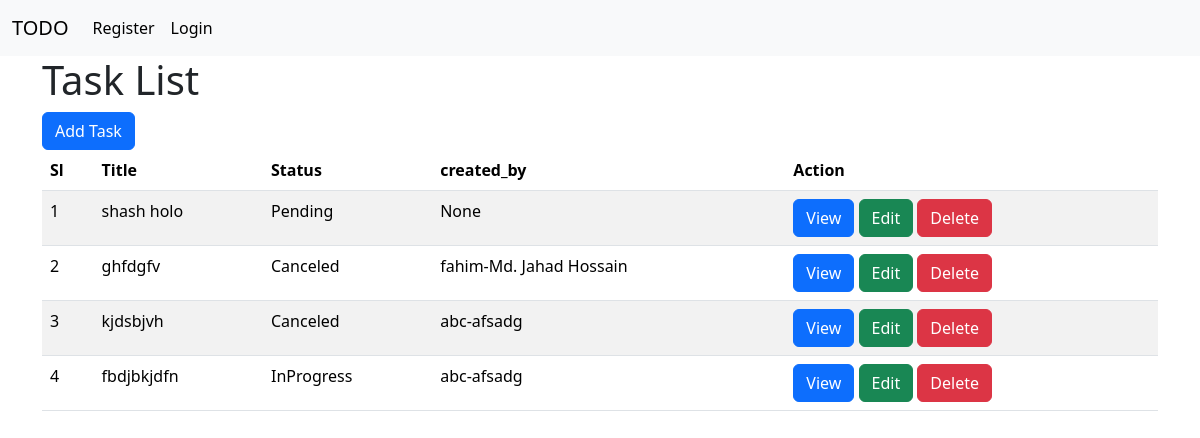
The app's page /TaskPage/ with its own data.
### tasks/models.py (models this page shows, shortened)
class  TaskModel(models.Model):
    STATUS=[
        ('Pending','Pending'),
        ('InProgress','InProgress'),
        ('Completed','Completed'),
        ('Canceled','Canceled'),
    ]
    title=models.CharField(max_length=100, null=True)
    description=models.TextField(null=True)
    status=models.CharField(max_length=30, choices=STATUS, null=True)
    due_date=models.DateField(null=True)
    created_at=models.DateField(auto_now_add=True, null=True)
    updated_at=models.DateField(auto_now=True,null=True)
    created_by=models.ForeignKey(CustomInfoModel,on_delete=models.CASCADE ,null=True)

class CustomInfoModel(AbstractUser):
    fullname=models.CharField(max_length=100,null=True)
    def __str__(self):
        return f'{self.username}-{self.fullname}'

### tasks/views.py (the view)
# urls.py: path('TaskPage/',task_page,name='task_list'),
def task_page(request):
    task_data=TaskModel.objects.all()
    context={
        'task_data':task_data
    }
    return render(request, 'task-list.html',context)

### tasks/templates/task-list.html (shortened to what this page needs)
{% extends 'master/base.html' %}
{% block body %}
<h1>Task List</h1>
<a href="{% url 'add_task' %}" class="btn btn-primary">Add Task</a>
<table class="table table-striped">
    <thead>
    <tr>
        <th>Sl</th>
        <th>Title</th>
        <th>Status</th>
        <th>created_by</th>
        <th>Action</th>
    </tr>
    </thead>
    <tbody>
          {% for task in task_data %}
        <tr>
            <td>{{forloop.counter}}</td>
            <td>{{task.title}}</td>
            <td>{{task.status}}</td>
            <td>{{task.created_by}}</td>
            <td>
                <a class="btn btn-primary" href="{% url 'view_task' task.id %}">View</a>
                <a class="btn btn-success" href="{% url 'update_task' task.id %}">Edit</a>
                <a class="btn btn-danger" href="{% url 'delete_task' task.id %}">Delete</a>
            </td>
        </tr>
          {% endfor %}
    </tbody>
</table>
{% endblock body %}

### tasks/templates/master/base.html (shortened to what this page needs)
<!doctype html>
<html lang="en">
  <head>
    <link href="https://cdn.jsdelivr.net/npm/bootstrap@5.3.8/dist/css/bootstrap.min.css" rel="stylesheet">
  </head>
  <body>
        {% include 'master/nav.html' %}
        <div class="container">
            {% block body %}
            {% endblock body %}
            </div>
  </body>
</html>

### tasks/templates/master/nav.html (shortened to what this page needs)
<nav class="navbar navbar-expand-lg bg-body-tertiary">
  <div class="container-fluid">
    <a class="navbar-brand" href="#">TODO</a>
    <div class="collapse navbar-collapse" id="navbarNav">
      <ul class="navbar-nav">
        {% if not request.user.is_authenticated %}
        <li class="nav-item">
          <a class="nav-link active" href="{% url 'register-page' %}">Register</a>
        </li>
          <li class="nav-item">
          <a class="nav-link active" href="{% url 'login-page' %}">Login</a>
        </li>
        {% endif %}
      </ul>
    </div>
  </div>
</nav>

### records on screen
TaskModel: title "shash holo", status "Pending", created_by "None"
TaskModel: title "ghfdgfv", status "Canceled", created_by "fahim-Md. Jahad Hossain"
TaskModel: title "kjdsbjvh", status "Canceled", created_by "abc-afsadg"
TaskModel: title "fbdjbkjdfn", status "InProgress", created_by "abc-afsadg"
